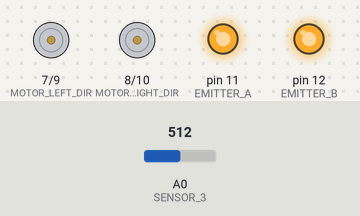
The sketch below on a simulated Arduino Uno, built with avr-gcc and run on an emulated ATmega328P. Shown: direction and speed pins drawn as motors (green arrow = direction pin HIGH = forward, orange = LOW = backward, longer = more drive), output pins drawn as LEDs (lit = HIGH). The test bench sets the inputs (shaded band); at power-on: A0 (SENSOR_3) = 512. What the sketch prints to the serial monitor is not drawn.

Above: at 6.4 s.
6.5 s: A0 (SENSOR_3) set to 716
At 11.8 s:
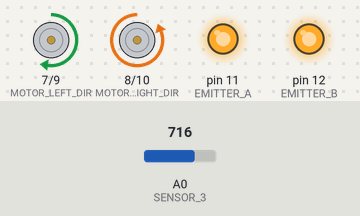
17.8 s: A0 (SENSOR_3) set to 306
At 23.1 s:
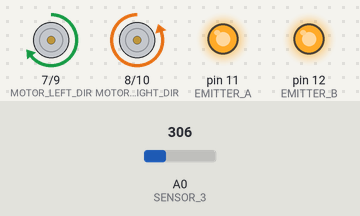
24.7 s: A0 (SENSOR_3) set to 0
At 28.8 s:
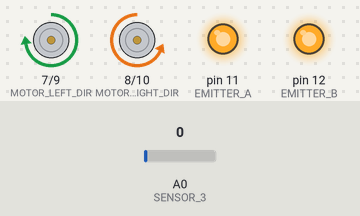
36.0 s: A0 (SENSOR_3) set to 900
Timing chart, 0 to 41.7 s (numbered marks = the images above; inputs shaded):
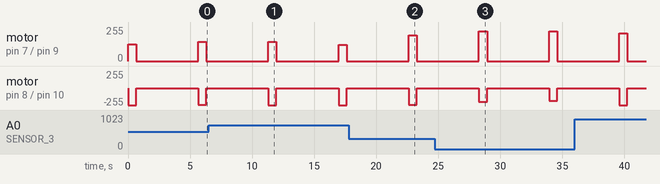

The sketch:

PIDquaydithang.ino
```cpp
#include <Arduino.h>

// Cấu hình chân động cơ
const uint8_t MOTOR_LEFT_DIR = 7;
const uint8_t MOTOR_RIGHT_DIR = 8;
const uint8_t MOTOR_LEFT_PWM = 9;
const uint8_t MOTOR_RIGHT_PWM = 10;

const uint8_t EMITTER_A = 11;
const uint8_t EMITTER_B = 12;

const uint8_t SENSOR_0 = A3;  // Cảm biến trước bên trái
const uint8_t SENSOR_1 = A2;  // Cảm biến trái
const uint8_t SENSOR_2 = A1;  // Cảm biến phải
const uint8_t SENSOR_3 = A0;  // Cảm biến trước bên phải

// Thời gian di chuyển và quay
const unsigned long TURN_TIME_90_DEGREES = 240;       // ms
const unsigned long TURN_TIME_180_DEGREES = 225 * 2;  // ms
const unsigned long TURN_TIME_CELL = 655;             // ms

// PID điều khiển
const float KP = 0.125, KI = 0.0, KD = 0.05;
const float SET_POINT = 80;  // Giả định giá trị mong muốn từ cảm biến
float error = 0, previousError = 0, integral = 0, derivative = 0;

// Hàm thiết lập tốc độ động cơ
void setMotorSpeed(int leftSpeed, int rightSpeed) {
  digitalWrite(MOTOR_LEFT_DIR, leftSpeed > 0 ? HIGH : LOW);
  analogWrite(MOTOR_LEFT_PWM, constrain(abs(leftSpeed), 0, 255));

  digitalWrite(MOTOR_RIGHT_DIR, rightSpeed > 0 ? LOW : HIGH);
  analogWrite(MOTOR_RIGHT_PWM, constrain(abs(rightSpeed), 0, 255));
}

// Hàm dừng động cơ
void stopMotors() {
  analogWrite(MOTOR_LEFT_PWM, 0);
  analogWrite(MOTOR_RIGHT_PWM, 0);
}

// Hàm tính toán PID
int calculatePID(float sensorValue) {
  error = SET_POINT - sensorValue;
  integral += error;
  derivative = error - previousError;
  previousError = error;

  return KP * error + KI * integral + KD * derivative;
}

// Hàm di chuyển thẳng với PID
void turnGoPID() {
  int baseSpeed = 200;
  float sensorValue = analogRead(A0);  // Đọc giá trị từ cảm biến
  int pidOutput = calculatePID(sensorValue);

  int leftSpeed = baseSpeed + pidOutput;
  int rightSpeed = baseSpeed - pidOutput;

  setMotorSpeed(leftSpeed, rightSpeed);
  delay(TURN_TIME_CELL);
  stopMotors();
  Serial.println("Hoàn thành di thẳng với PID");
}

// Hàm quay trái 90 độ
void turnLeft90Degrees() {
  setMotorSpeed(-255, 255);
  delay(TURN_TIME_90_DEGREES);
  stopMotors();
  Serial.println("Hoàn thành quay trái 90 độ");
}

// Hàm quay phải 90 độ
void turnRight90Degrees() {
  setMotorSpeed(255, -255);
  delay(TURN_TIME_90_DEGREES);
  stopMotors();
  Serial.println("Hoàn thành quay phải 90 độ");
}

// Hàm quay 180 độ
void turn180Degrees() {
  setMotorSpeed(255, -255);
  delay(TURN_TIME_180_DEGREES);
  stopMotors();
  Serial.println("Hoàn thành quay 180 độ");
}

void setup() {
  pinMode(MOTOR_LEFT_DIR, OUTPUT);
  pinMode(MOTOR_RIGHT_DIR, OUTPUT);
  pinMode(MOTOR_LEFT_PWM, OUTPUT);
  pinMode(MOTOR_RIGHT_PWM, OUTPUT);

  pinMode(EMITTER_A, OUTPUT);
  pinMode(EMITTER_B, OUTPUT);

  pinMode(SENSOR_0, INPUT);
  pinMode(SENSOR_1, INPUT);
  pinMode(SENSOR_2, INPUT);
  pinMode(SENSOR_3, INPUT);

  digitalWrite(EMITTER_A, HIGH);  // Bật nguồn cho cảm biến
  digitalWrite(EMITTER_B, HIGH);

  Serial.begin(9600);
}

void loop() {
  // // Đọc giá trị cảm biến
  // int sensorFrontLeft = analogRead(SENSOR_0);
  // int sensorLeft = analogRead(SENSOR_1);
  // int sensorRight = analogRead(SENSOR_2);
  // int sensorFrontRight = analogRead(SENSOR_3);

  // // Hiển thị dữ liệu cảm biến
  // Serial.print("Front Left: ");
  // Serial.print(sensorFrontLeft);
  // Serial.print(" | Left: ");
  // Serial.print(sensorLeft);
  // Serial.print(" | Right: ");
  // Serial.print(sensorRight);
  // Serial.print(" | Front Right: ");
  // Serial.println(sensorFrontRight);

  // turnLeft90Degrees();
  // delay(5000);

  turnGoPID();
  delay(5000);

  // turnRight90Degrees();
  // delay(5000);

  // turn180Degrees();
  // delay(5000);
}
```

Measured:
- by itself, motor on pin 7 (MOTOR_LEFT_DIR) / pin 9 (MOTOR_LEFT_PWM): alternates forward 225/255 for 0.66 s and stopped for 5.0 s
